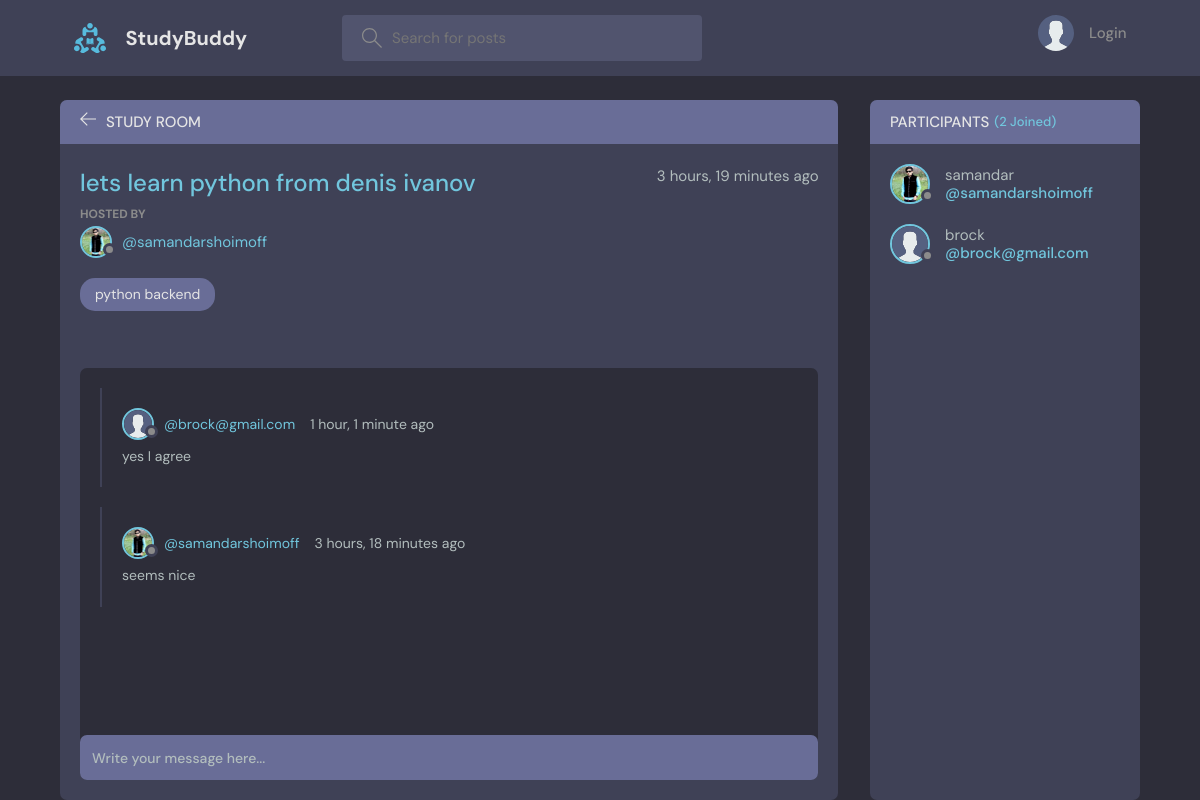
The page /room/1/ on the database its author committed.
### base/models.py (models this page shows, shortened)
class Room(models.Model):
  host = models.ForeignKey(User, on_delete=models.CASCADE)
  topic = models.ForeignKey(Topic, on_delete=models.CASCADE, null=True)
  name = models.CharField(max_length=200)
  description = models.TextField(null=True, blank=True)
  participants = models.ManyToManyField(User, related_name='participants', blank=True)
  updated = models.DateTimeField(auto_now=True)
  created = models.DateTimeField(auto_now_add=True)
  class Meta:
    ordering = ['-updated', '-created']

class User(AbstractUser):
    name = models.CharField(max_length=200, null=True)
    email = models.EmailField(unique=True, null=True)
    bio = models.TextField(null=True)
    avatar = models.ImageField(null=True, default="avatar.svg")
    USERNAME_FIELD = 'email'
    REQUIRED_FIELDS = []

class Topic(models.Model):
  name = models.CharField(max_length=200)
  def __str__(self):
    return self.name

class Message(models.Model):
  user = models.ForeignKey(User, on_delete=models.CASCADE)
  room = models.ForeignKey(Room, on_delete=models.CASCADE)
  body = models.TextField()
  updated = models.DateTimeField(auto_now=True)
  created = models.DateTimeField(auto_now_add=True)
  class Meta:
    ordering = ['-updated', '-created']

### base/views.py (the view, shortened to what this page needs)
# urls.py: path('room/<str:pk>/', views.getRoom),
def room(request, pk):
  room = Room.objects.get(id=pk)
  topics = Topic.objects.all()
  room_messages = room.message_set.all()
  participants = room.participants.all()
  context = {'room':room, 'topics':topics,
    'room_messages':room_messages, 'participants':participants}
  return render(request, 'base/room.html', context)

### base/templates/base/room.html (shortened to what this page needs)
{% extends 'main.html' %}
{% block content %}
<main class="profile-page layout layout--2">
  <div class="container">
    <div class="room">
      <div class="room__top">
        <div class="room__topLeft">
          <a href="{% url 'home' %}">
            <svg version="1.1" xmlns="http://www.w3.org/2000/svg" width="32" height="32" viewBox="0 0 32 32">
              <title>arrow-left</title>
              <path
                d="M13.723 2.286l-13.723 13.714 13.719 13.714 1.616-1.611-10.96-10.96h27.625v-2.286h-27.625l10.965-10.965-1.616-1.607z">
              </path>
            </svg>
          </a>
          <h3>Study Room</h3>
        </div>
      </div>
      <div class="room__box scroll">
        <div class="room__header scroll">
          <div class="room__info">
            <h3>{{room.name}}</h3>
            <span>{{room.created|timesince}} ago</span>
          </div>
          <div class="room__hosted">
            <p>Hosted By</p>
            <a href="{% url 'user-profile' room.host.id %}" class="room__author">
              <div class="avatar avatar--small">
                <img src="{{room.host.avatar.url}}" />
              </div>
              <span>@{{room.host.username}}</span>
            </a>
          </div>
          <span class="room__topics">{{room.topic}}</span>
        </div>
        <div class="room__conversation">
          <div class="threads scroll">
            {% for message in room_messages %}
            <div class="thread">
              <div class="thread__top">
                <div class="thread__author">
                  <a href="{% url 'user-profile' message.user.id %}" class="thread__authorInfo">
                    <div class="avatar avatar--small">
                      <img src="{{message.user.avatar.url}}" />
                    </div>
                    <span>@{{message.user.username}}</span>
                  </a>
                  <span class="thread__date">{{message.created|timesince}} ago</span>
                </div>
              </div>
              <div class="thread__details">
                {{message.body}}
              </div>
            </div>
            {% endfor %}
          </div>
        </div>
      </div>
      <div class="room__message">
        <form action="" method="POST">
          <input name="body" placeholder="Write your message here..." />
        </form>
      </div>
    </div>
    <div class="participants">
      <h3 class="participants__top">Participants <span>({{participants.count}} Joined)</span></h3>
      <div class="participants__list scroll">
        {% for user in participants %}
        <a href="{%  url 'user-profile' user.id %}" class="participant">
          <div class="avatar avatar--medium">
            <img src="{{user.avatar.url}}" />
          </div>
          <p>
            {{user.name}}
            <span>@{{user.username}}</span>
          </p>
        </a>
        {% endfor %}
      </div>
    </div>
  </div>
</main>
{% endblock content %}

### rows shown on the page
Room: name "lets learn python from denis ivanov", created "3 hours, 19 minutes", host.avatar (picture), host.username "samandarshoimoff", topic "python backend"
Message: user.avatar (placeholder picture), user.username "brock@gmail.com", created "1 hour, 1 minute", body "yes I agree"
Message: user.avatar (picture), user.username "samandarshoimoff", created "3 hours, 18 minutes", body "seems nice"
User: avatar (picture), name "samandar", username "samandarshoimoff"
User: avatar (placeholder picture), name "brock", username "brock@gmail.com"

### other values the page prints
{{ participants.count }} "2"
